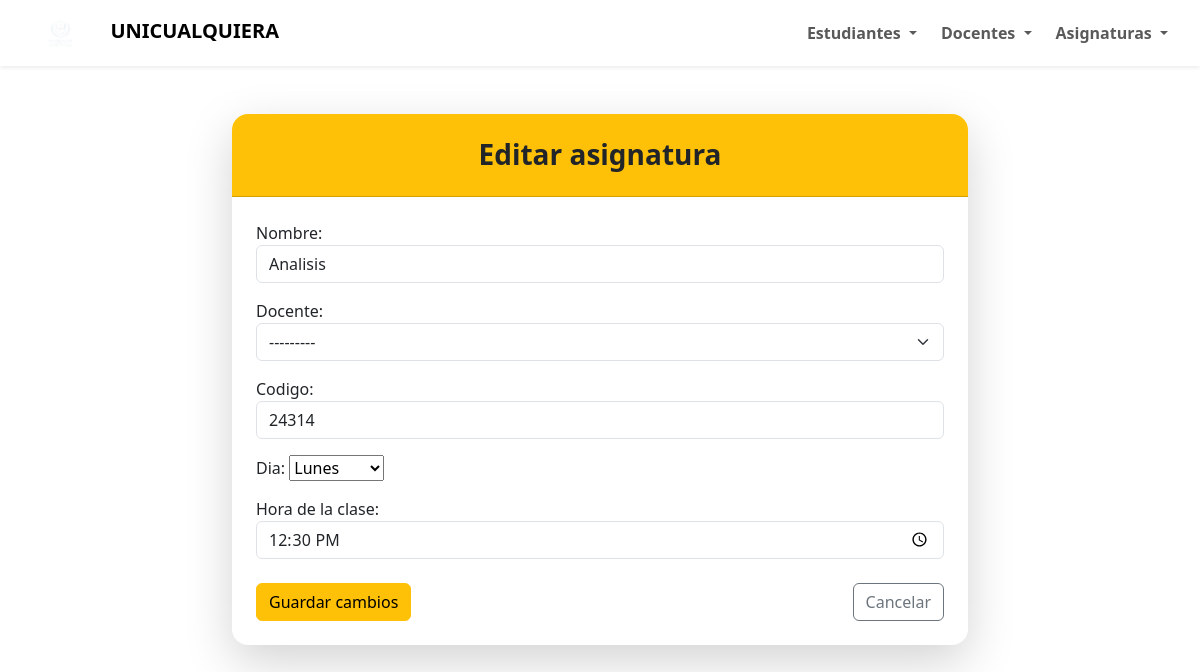
Screenshot of /asignaturas/24314/editar/ with the database file from the repository.
### apps/asignaturas/models.py (models this page shows, shortened)
class asignaturas(models.Model):
    nombre = models.CharField(max_length=100)
    docente = models.ForeignKey(
        "docentes.docentes",
        on_delete=models.SET_NULL,
        null=True,
        verbose_name="Docente",
    )
    codigo = models.CharField(
        max_length=20, primary_key=True, verbose_name="Codigo", unique=True
    )
    class dia(models.TextChoices):
        Lunes = "Lunes"
        Martes = "Martes"
        Miercoles = "Miercoles"
        Jueves = "Jueves"
        Viernes = "Viernes"
    dia_de_clase = models.CharField(
        max_length=9, blank=False, default="Lunes", choices=dia, verbose_name="Dia"
    )
    hora = models.TimeField(null=True, verbose_name="Hora de la clase")
    class Meta:
        verbose_name = "Asignatura"
        verbose_name_plural = "Asignaturas"

### apps/docentes/models.py (models this page shows)
class docentes(models.Model):
    nombre = models.CharField(max_length=100, verbose_name="Nombre completo")
    correo = models.CharField(
        max_length=100,
        validators=[validar_correo],
        unique=True,
        verbose_name="Correo electronico",
    )
    class sexo_docente(models.TextChoices):
        Hombre = "H", "Hombre"
        Mujer = "M", "Mujer"
    sexo = models.CharField(
        max_length=1,
        choices=sexo_docente,
        blank=False,
        default="H",
        verbose_name="Sexo",
    )
    class Meta:
        verbose_name = "Docente"
        verbose_name_plural = "Docentes"
    def __str__(self):
        return f"{self.nombre}"

### apps/asignaturas/views.py (the view)
# urls.py: path('<str:pk>/editar/', views.actualizar_asignatura, name='actualizar_asignatura'),
def actualizar_asignatura(request, pk):
    asignatura = get_object_or_404(asignaturas, pk=pk)
    if request.method == 'POST':
        form = AsignaturaForm(request.POST, instance=asignatura)
        if form.is_valid():
            form.save()
            return redirect('lista_asignaturas')
    else:
        form = AsignaturaForm(instance=asignatura)
    return render(
        request,
        'asignaturas/editar_asignatura.html',
        {'form': form, 'asignatura': asignatura}
    )

### apps/asignaturas/forms.py
class AsignaturaForm(forms.ModelForm):
    class Meta:
        model = asignaturas
        fields = '__all__'
        widgets = {
            'codigo': forms.TextInput(attrs={
                'class': 'form-control',
                'placeholder': 'Ej. MAT101'
            }),
            'nombre': forms.TextInput(attrs={
                'class': 'form-control',
                'placeholder': 'Ej. Cálculo Diferencial'
            }),
            'docente': forms.Select(attrs={
                'class': 'form-select'
            }),
            'dia': forms.Select(attrs={
                'class': 'form-select'
            }),
            'hora': forms.TimeInput(attrs={
                'class': 'form-control',
                'placeholder': 'Ej. 08:00',
                'type': 'time'
            }),
        }

### templates/asignaturas/editar_asignatura.html (shortened to what this page needs)
{% extends 'base_layout.html' %}
{% block content %}
<div class="container py-5">
    <div class="row justify-content-center">
        <div class="col-lg-8">
            <div class="card shadow-lg border-0 rounded-4">
                <div class="card-header bg-warning text-dark text-center py-4 rounded-top-4">
                    <h3 class="mb-0 fw-bold">Editar asignatura</h3>
                </div>
                <div class="card-body p-4">
                    <form method="POST">
                        {{ form.as_p }}
                        <div class="d-flex justify-content-between mt-4">
                            <button type="submit" class="btn btn-warning">Guardar cambios</button>
                            <a href="{% url 'lista_asignaturas' %}" class="btn btn-outline-secondary">Cancelar</a>
                        </div>
                    </form>
                </div>
            </div>
        </div>
    </div>
</div>
{% endblock %}

### rows the page displays
asignaturas: nombre "Analisis", docente "---------", codigo "24314", dia_de_clase "Lunes", hora "12:30:00"
